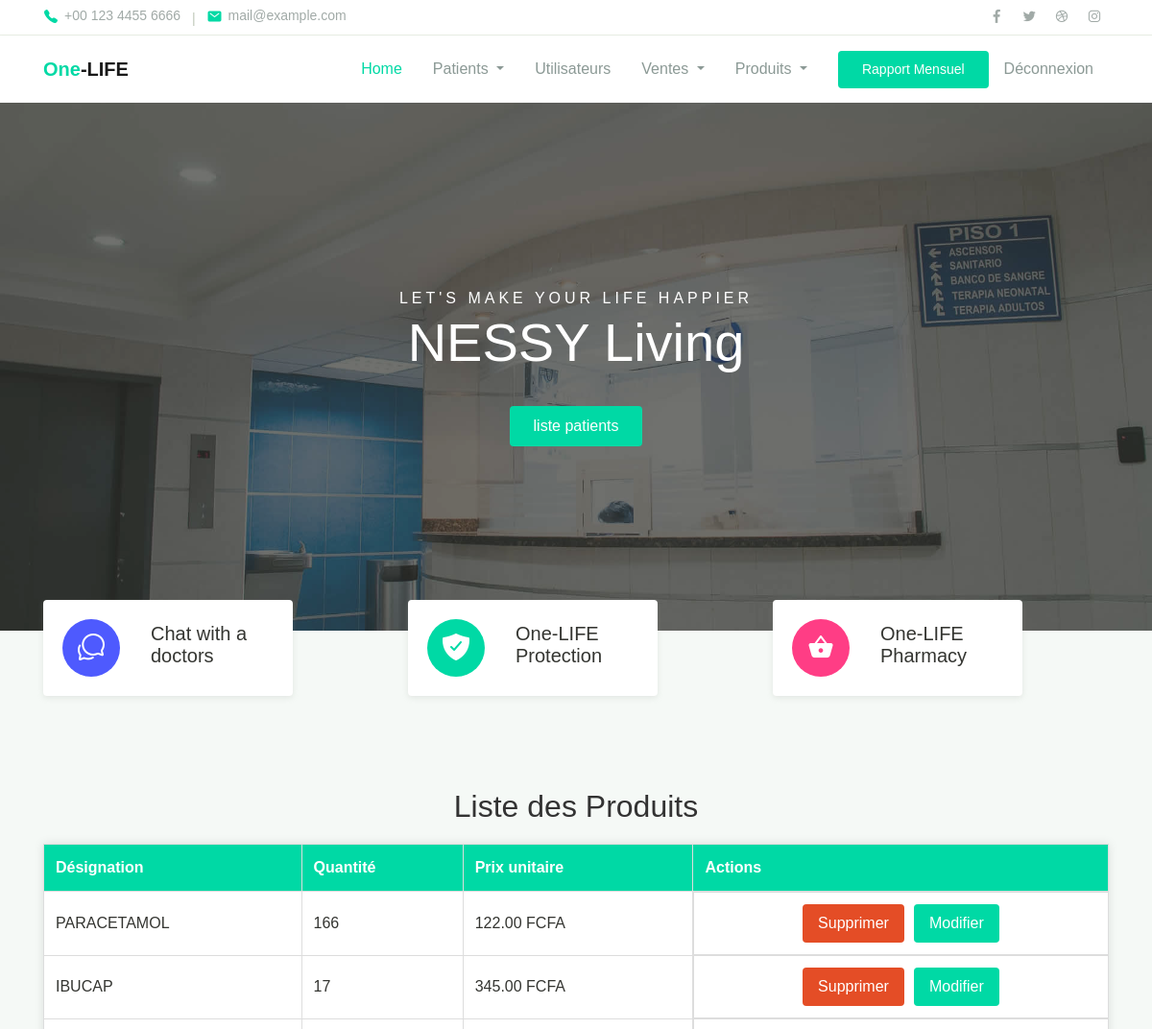
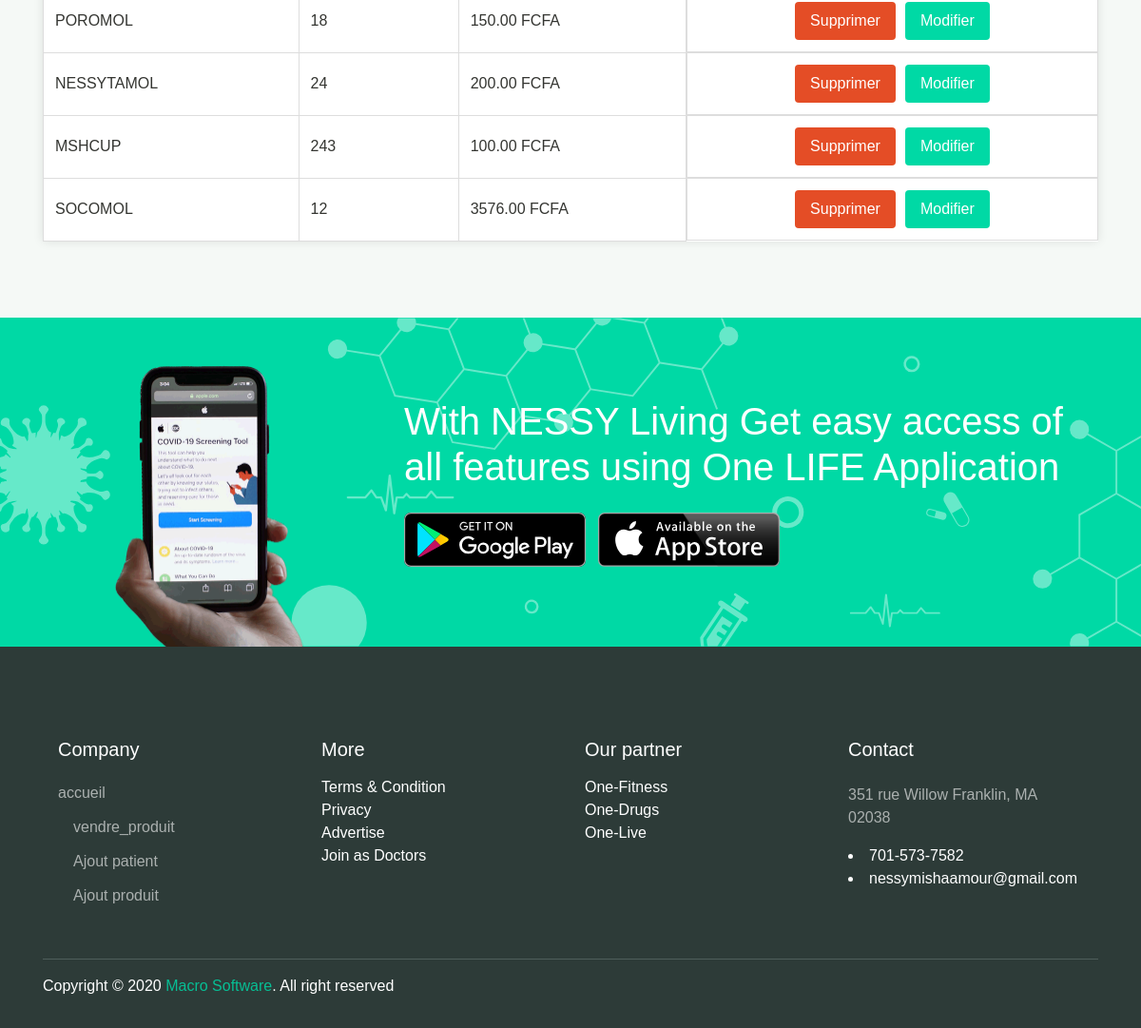
Screenshot of /affiche_produits/ with the database file from the repository (2 pictures, top to bottom).
### clinik/models.py (models this page shows)
class Produit(models.Model):
    id_produit = models.AutoField(primary_key=True)
    designation = models.CharField(max_length=100)
    quantite = models.IntegerField()
    prix_unitaire = models.DecimalField(max_digits=10, decimal_places=2)

### clinik/views.py (the view)
# urls.py: path('affiche_produits/', views.affiche_produits, name='affiche_produits'),
def affiche_produits(request):
    produits = Produit.objects.all()
    return render(request, 'affiche_produits.html', {'produits': produits})

### clinik/templates/affiche_produits.html (shortened to what this page needs)
{% extends "base.html" %}
{% block 'content' %}
{% load static %}
</head>
<body>
    <h2>Liste des Produits</h2>
    <table>
        <thead>
            <tr>
                <th>Désignation</th>
                <th>Quantité</th>
                <th>Prix unitaire</th>
                <th>Actions</th>
            </tr>
        </thead>
        <tbody>
            {% for produit in produits %}
                <tr>
                    <td>{{ produit.designation }}</td>
                    <td>{{ produit.quantite }}</td>
                    <td>{{ produit.prix_unitaire }} FCFA</td>
                    <td class="actions">
                        <form method="post" action="{% url 'supprimer_produit' produit.id_produit %}">
                            <input type="submit" class="delete-btn" value="Supprimer">
                        </form>
                        <a href="{% url 'modifier_produit' produit.id_produit %}" class="update-btn">Modifier</a>
                    </td>
                </tr>
            {% endfor %}
        </tbody>
    </table>
    {% endblock 'content' %}

### static/assets/css/theme.css (style rules this page uses)
:root { --primary: #00D9A5; --accent: #FF3D85; --secondary: #4E5AFE; --warning: #EED818; --info: #05B4E1; --danger: #FF4943; --success: #96C93D; --dark: #343531; --light: #F5F9F6; --cs: #596261; --grey: #6E807A; }
body { font-family: "Source Sans Pro", sans-serif; line-height: 1.5; color: #343531; }
a { color: #07be94; text-decoration: none; background-color: transparent; }

### clinik/templates/affiche_produits.html (style rules this page uses)
h2 { color: #333; text-align: center; }
table { width: 100%; border-collapse: collapse; margin-top: 20px; background-color: #fff; box-shadow: 0 0 10px rgba(0, 0, 0, 0.1); }
th, td { border: 1px solid #ddd; padding: 12px; text-align: left; }
th { background-color: #00D9A5; color: white; }
.actions { display: flex; gap: 10px; justify-content: center; }
.delete-btn, .update-btn { background-color: #e44d26; color: white; border: none; padding: 8px 16px; text-align: center; text-decoration: none; display: inline-block; cursor: pointer; border-radius: 4px; transition: background-color 0.3s ease; }
.update-btn { background-color: #00D9A5; color: white; border: none; padding: 8px 16px; text-align: center; text-decoration: none; display: inline-block; cursor: pointer; border-radius: 4px; transition: background-color 0.3s ease; }

### rows the page displays
Produit: designation "PARACETAMOL", quantite "166", prix_unitaire "122.00"
Produit: designation "IBUCAP", quantite "17", prix_unitaire "345.00"
Produit: designation "POROMOL", quantite "18", prix_unitaire "150.00"
Produit: designation "NESSYTAMOL", quantite "24", prix_unitaire "200.00"
Produit: designation "MSHCUP", quantite "243", prix_unitaire "100.00"
Produit: designation "SOCOMOL", quantite "12", prix_unitaire "3576.00"
